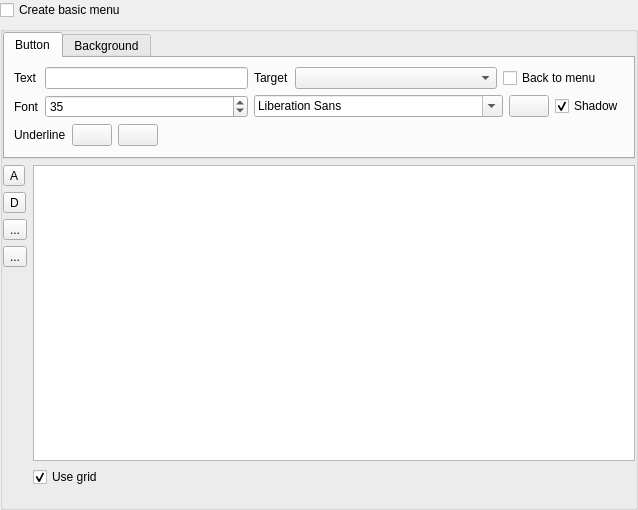
<?xml version="1.0" encoding="UTF-8"?>
<ui version="4.0">
 <class>DvdWizardMenu_UI</class>
 <widget class="QWidget" name="DvdWizardMenu_UI">
  <property name="geometry">
   <rect>
    <x>0</x>
    <y>0</y>
    <width>638</width>
    <height>510</height>
   </rect>
  </property>
  <layout class="QGridLayout" name="gridLayout_5">
   <property name="leftMargin">
    <number>0</number>
   </property>
   <property name="topMargin">
    <number>0</number>
   </property>
   <property name="rightMargin">
    <number>0</number>
   </property>
   <property name="bottomMargin">
    <number>0</number>
   </property>
   <item row="0" column="0">
    <widget class="QCheckBox" name="create_menu">
     <property name="text">
      <string>Create basic menu</string>
     </property>
    </widget>
   </item>
   <item row="1" column="0" colspan="2">
    <widget class="QGroupBox" name="menu_box">
     <property name="title">
      <string/>
     </property>
     <property name="flat">
      <bool>true</bool>
     </property>
     <layout class="QGridLayout" name="gridLayout">
      <property name="leftMargin">
       <number>0</number>
      </property>
      <property name="topMargin">
       <number>0</number>
      </property>
      <property name="rightMargin">
       <number>0</number>
      </property>
      <property name="bottomMargin">
       <number>0</number>
      </property>
      <item row="1" column="1" rowspan="6">
       <widget class="QGraphicsView" name="menu_preview">
        <property name="sizePolicy">
         <sizepolicy hsizetype="Expanding" vsizetype="MinimumExpanding">
          <horstretch>0</horstretch>
          <verstretch>0</verstretch>
         </sizepolicy>
        </property>
       </widget>
      </item>
      <item row="0" column="0" colspan="2">
       <widget class="QTabWidget" name="tabWidget">
        <property name="sizePolicy">
         <sizepolicy hsizetype="Expanding" vsizetype="Preferred">
          <horstretch>0</horstretch>
          <verstretch>0</verstretch>
         </sizepolicy>
        </property>
        <property name="currentIndex">
         <number>0</number>
        </property>
        <widget class="QWidget" name="tab">
         <attribute name="title">
          <string>Button</string>
         </attribute>
         <layout class="QGridLayout" name="gridLayout_2">
          <item row="0" column="0">
           <widget class="QLabel" name="label_3">
            <property name="text">
             <string>Text</string>
            </property>
           </widget>
          </item>
          <item row="0" column="1">
           <widget class="QLineEdit" name="play_text"/>
          </item>
          <item row="0" column="2">
           <widget class="QLabel" name="label_6">
            <property name="text">
             <string>Target</string>
            </property>
           </widget>
          </item>
          <item row="0" column="3">
           <widget class="KComboBox" name="target_list">
            <property name="sizePolicy">
             <sizepolicy hsizetype="MinimumExpanding" vsizetype="Fixed">
              <horstretch>0</horstretch>
              <verstretch>0</verstretch>
             </sizepolicy>
            </property>
           </widget>
          </item>
          <item row="0" column="4" colspan="3">
           <widget class="QCheckBox" name="back_to_menu">
            <property name="text">
             <string>Back to menu</string>
            </property>
           </widget>
          </item>
          <item row="1" column="0">
           <widget class="QLabel" name="label_4">
            <property name="text">
             <string>Font</string>
            </property>
           </widget>
          </item>
          <item row="1" column="1">
           <widget class="QSpinBox" name="font_size">
            <property name="minimum">
             <number>10</number>
            </property>
            <property name="maximum">
             <number>900</number>
            </property>
            <property name="value">
             <number>35</number>
            </property>
           </widget>
          </item>
          <item row="1" column="2" colspan="3">
           <widget class="QFontComboBox" name="font_family"/>
          </item>
          <item row="1" column="5">
           <widget class="KColorButton" name="text_color">
            <property name="text">
             <string/>
            </property>
            <property name="color" stdset="0">
             <color>
              <red>255</red>
              <green>255</green>
              <blue>255</blue>
             </color>
            </property>
           </widget>
          </item>
          <item row="1" column="6">
           <widget class="QCheckBox" name="use_shadow">
            <property name="text">
             <string>Shadow</string>
            </property>
            <property name="checked">
             <bool>true</bool>
            </property>
           </widget>
          </item>
          <item row="2" column="0" colspan="7">
           <layout class="QHBoxLayout" name="horizontalLayout">
            <item>
             <widget class="QLabel" name="label_2">
              <property name="text">
               <string>Underline</string>
              </property>
             </widget>
            </item>
            <item>
             <widget class="KColorButton" name="highlighted_color">
              <property name="color" stdset="0">
               <color>
                <red>255</red>
                <green>85</green>
                <blue>0</blue>
               </color>
              </property>
             </widget>
            </item>
            <item>
             <widget class="KColorButton" name="selected_color">
              <property name="color" stdset="0">
               <color>
                <red>170</red>
                <green>170</green>
                <blue>255</blue>
               </color>
              </property>
             </widget>
            </item>
            <item>
             <spacer name="horizontalSpacer">
              <property name="orientation">
               <enum>Qt::Horizontal</enum>
              </property>
              <property name="sizeHint" stdset="0">
               <size>
                <width>40</width>
                <height>20</height>
               </size>
              </property>
             </spacer>
            </item>
           </layout>
          </item>
         </layout>
        </widget>
        <widget class="QWidget" name="tab_2">
         <attribute name="title">
          <string>Background</string>
         </attribute>
         <layout class="QGridLayout" name="gridLayout_4">
          <item row="0" column="0">
           <widget class="QLabel" name="label">
            <property name="text">
             <string>Background</string>
            </property>
           </widget>
          </item>
          <item row="0" column="1" colspan="2">
           <widget class="KComboBox" name="background_list">
            <item>
             <property name="text">
              <string>Color</string>
             </property>
            </item>
            <item>
             <property name="text">
              <string>Image</string>
             </property>
            </item>
            <item>
             <property name="text">
              <string>Video</string>
             </property>
            </item>
           </widget>
          </item>
          <item row="1" column="1" colspan="2">
           <widget class="KColorButton" name="background_color"/>
          </item>
          <item row="2" column="1">
           <widget class="KUrlRequester" name="background_image"/>
          </item>
          <item row="2" column="2">
           <widget class="QCheckBox" name="loop_movie">
            <property name="text">
             <string>Loop</string>
            </property>
           </widget>
          </item>
         </layout>
        </widget>
       </widget>
      </item>
      <item row="1" column="0">
       <widget class="QToolButton" name="add_button">
        <property name="text">
         <string>A</string>
        </property>
        <property name="popupMode">
         <enum>QToolButton::InstantPopup</enum>
        </property>
       </widget>
      </item>
      <item row="2" column="0">
       <widget class="QToolButton" name="delete_button">
        <property name="text">
         <string>D</string>
        </property>
        <property name="popupMode">
         <enum>QToolButton::InstantPopup</enum>
        </property>
       </widget>
      </item>
      <item row="3" column="0">
       <widget class="QToolButton" name="zoom_button">
        <property name="text">
         <string>...</string>
        </property>
       </widget>
      </item>
      <item row="4" column="0">
       <widget class="QToolButton" name="unzoom_button">
        <property name="text">
         <string>...</string>
        </property>
       </widget>
      </item>
      <item row="6" column="0">
       <spacer name="verticalSpacer">
        <property name="orientation">
         <enum>Qt::Vertical</enum>
        </property>
        <property name="sizeHint" stdset="0">
         <size>
          <width>20</width>
          <height>135</height>
         </size>
        </property>
       </spacer>
      </item>
      <item row="8" column="0" colspan="2">
       <widget class="QLabel" name="error_message"/>
      </item>
      <item row="7" column="1">
       <widget class="QCheckBox" name="use_grid">
        <property name="enabled">
         <bool>true</bool>
        </property>
        <property name="text">
         <string>Use grid</string>
        </property>
        <property name="checked">
         <bool>true</bool>
        </property>
       </widget>
      </item>
     </layout>
    </widget>
   </item>
  </layout>
 </widget>
 <customwidgets>
  <customwidget>
   <class>KColorButton</class>
   <extends>QPushButton</extends>
   <header>kcolorbutton.h</header>
  </customwidget>
  <customwidget>
   <class>KComboBox</class>
   <extends>QComboBox</extends>
   <header>kcombobox.h</header>
  </customwidget>
  <customwidget>
   <class>KUrlRequester</class>
   <extends>QFrame</extends>
   <header>kurlrequester.h</header>
   <container>1</container>
  </customwidget>
 </customwidgets>
 <resources/>
 <connections/>
</ui>
